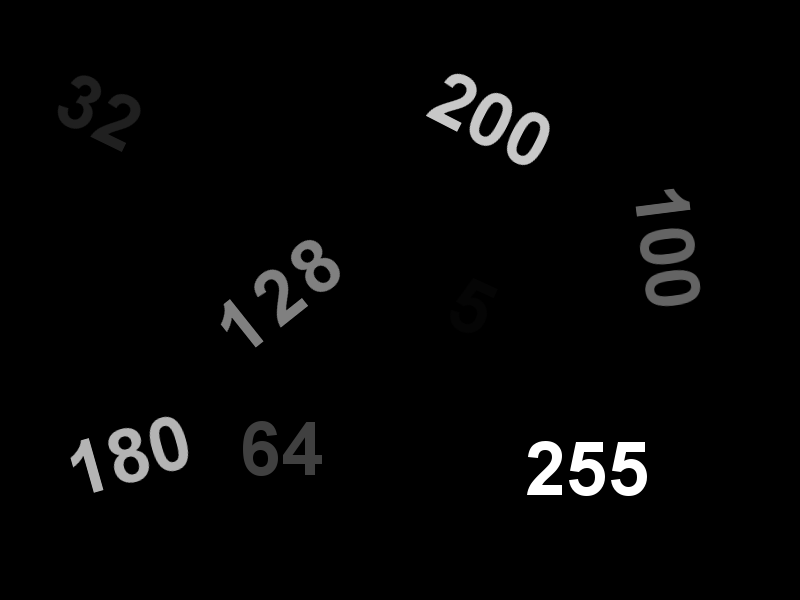
#> input picture limiar.png, 800 x 600 px
$ python main.py
#> lines starting #> are read from the running program, lines starting #| are printed output that depends on the picture; after the words box and inside, x2 and y2 are one past the last pixel; in counts of white or black regions, pixels touching at a corner belong together
import cv2
import numpy as np
from matplotlib import pyplot as plt

img_limiar = cv2.imread('limiar.png')
#> img_limiar is the input picture: shape (600, 800, 3); min 0, max 255, mean 6.1
limiar, img_limiar = cv2.threshold(img_limiar, 160, 255, cv2.THRESH_TOZERO_INV)
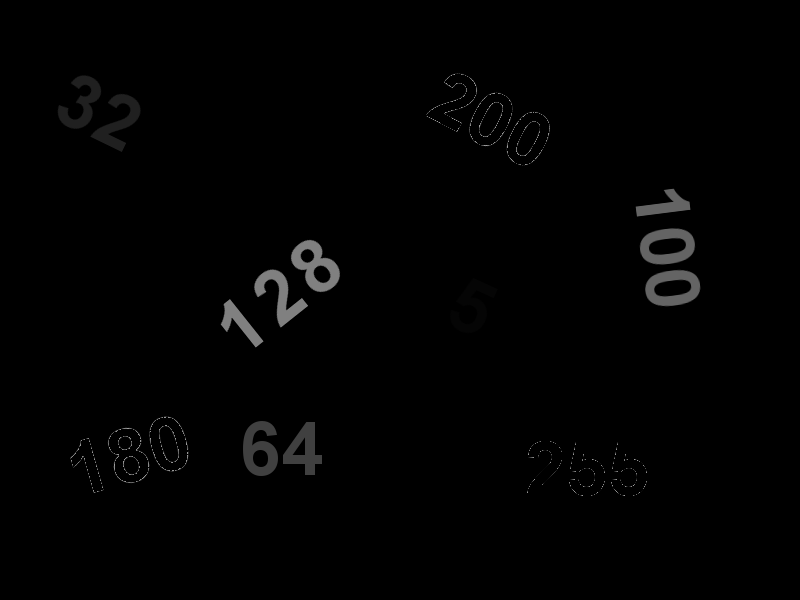
#> img_limiar: shape (600, 800, 3); min 0, max 160, mean 2.1
cv2.imshow('LIMIAR', img_limiar)

img_soccer = cv2.imread('soccer.jpg')
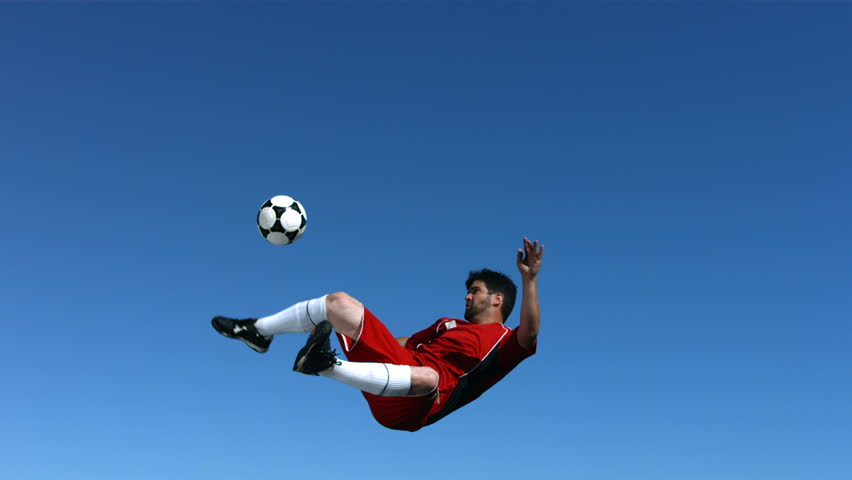
#> input picture soccer.jpg, 852 x 480 px
#> img_soccer is the input picture: shape (480, 852, 3); mean B, G, R 165, 107.1, 57.8
color = ('b', 'g', 'r')
for i, col in enumerate(color):
    histr = cv2.calcHist([img_soccer], [i], None, [256], [0, 256])
    plt.plot(histr, color=col)
    plt.xlim([0, 256])
plt.hist(img_soccer.ravel())
plt.show()
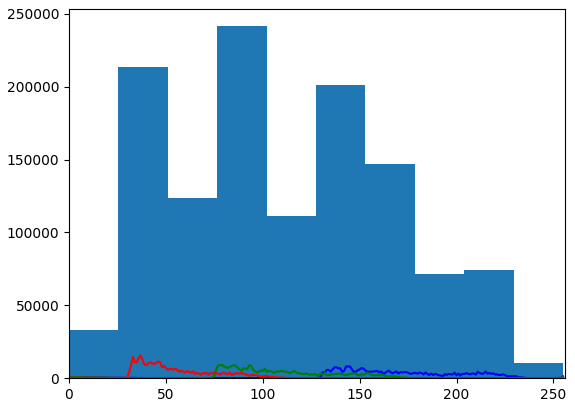
#> figure drawn by matplotlib, 1 panel; tallest bar 241582 high, from x = 76.5 to 102; curve peaks at x = 143, y = 8117; curve peaks at x = 79, y = 9154; curve peaks at x = 37, y = 15574

'''
print(img_soccer.shape)
print(img_soccer.item(0, 0, 1))
img_soccer.itemset((0, 0, 2), 255)
img_soccer.itemset((0, 0, 1), 0)
img_soccer.itemset((0, 0, 0), 0)
'''

# y=150 x=250
# y=250 x=330

bola = img_soccer[180:250, 250:320]
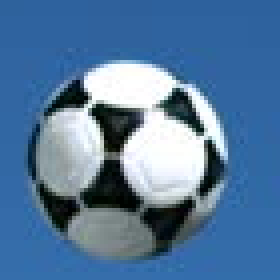
#> bola: shape (70, 70, 3) (shown 4 times larger); mean B, G, R 157.3, 120.2, 84
img_soccer[80:80 + (250 - 180), 400:400 + (320 - 250)] = bola
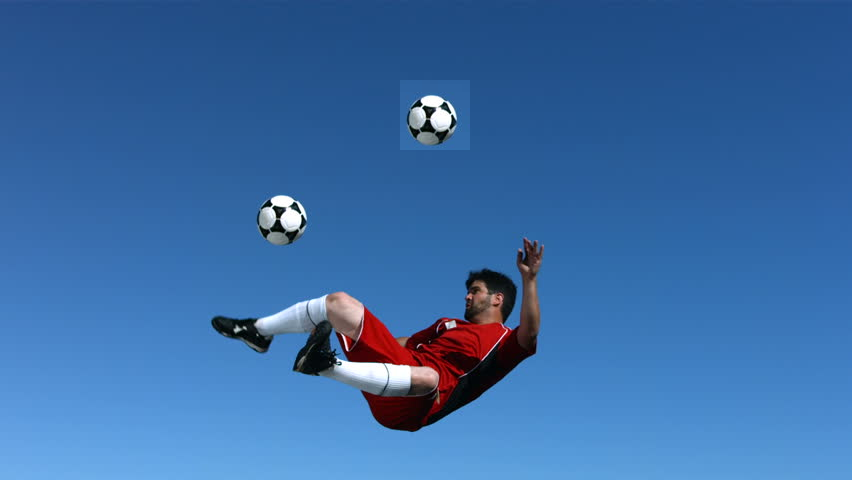
#> img_soccer: shape (480, 852, 3); 1.2% of pixels changed, all inside (x1, y1, x2, y2) = (400, 80, 470, 150)
'''
    0 - Blue
    1 - Green
    2 - Vermelho
'''

cv2.imwrite('soccer-2.png', img_soccer)

#cv2.imshow('Soccer', img_soccer)
cv2.waitKey(0)
cv2.destroyAllWindows()
